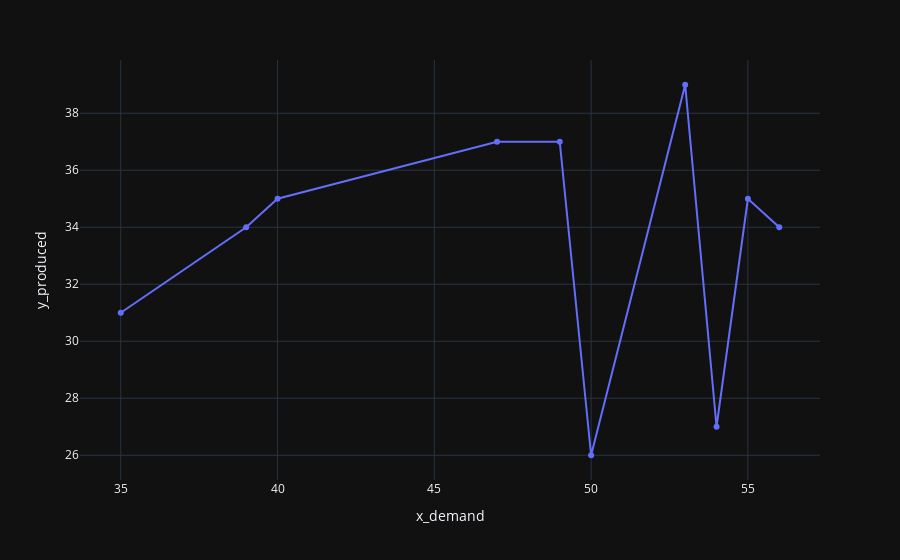
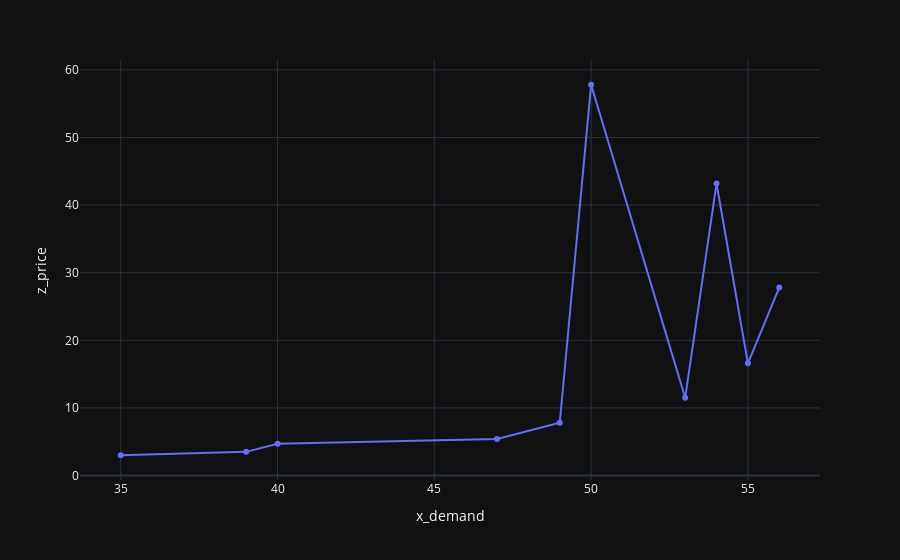

Notebook source saved alongside these figures, in order:
### Code cell
x_demand_y_produced = px.scatter(
    df,
    x=df.x_demand,
    y=df.y_produced,
    trendline="lowess",
    trendline_options=dict(frac=0.1),
)
x_demand_y_produced.show()

x_demand_z_price = px.scatter(
    df,
    x=df.x_demand,
    y=df.z_price,
    trendline="lowess",
    trendline_options=dict(frac=0.1),
)
x_demand_z_price.show()

### Figure 1 — Plotly figure (JSON) as saved in the notebook; plotly's stock layout.template omitted (floating-point values rounded to 4 significant figures)
{"data": [{"hovertemplate": "x_demand=%{x}<br>y_produced=%{y}<extra></extra>", "legendgroup": "", "marker": {"color": "#636efa", "symbol": "circle"}, "mode": "markers", "name": "", "orientation": "v", "showlegend": false, "x": [35, 39, 40, 47, 49, 53, 55, 56, 54, 50], "xaxis": "x", "y": [31, 34, 35, 37, 37, 39, 35, 34, 27, 26], "yaxis": "y", "type": "scatter"}, {"hovertemplate": "<b>LOWESS trendline</b><br><br>x_demand=%{x}<br>y_produced=%{y} <b>(trend)</b><extra></extra>", "legendgroup": "", "marker": {"color": "#636efa", "symbol": "circle"}, "mode": "lines", "name": "", "showlegend": false, "x": [35, 39, 40, 47, 49, 50, 53, 54, 55, 56], "xaxis": "x", "y": [31.0, 34.0, 35.0, 37.0, 37.0, 26.0, 39.0, 27.0, 35.0, 34.0], "yaxis": "y", "type": "scatter"}], "layout": {"xaxis": {"anchor": "y", "domain": [0.0, 1.0], "title": {"text": "x_demand"}}, "yaxis": {"anchor": "x", "domain": [0.0, 1.0], "title": {"text": "y_produced"}}, "legend": {"tracegroupgap": 0}, "margin": {"t": 60}}}

### Figure 2 — Plotly figure (JSON) as saved in the notebook; plotly's stock layout.template omitted (floating-point values rounded to 4 significant figures)
{"data": [{"hovertemplate": "x_demand=%{x}<br>z_price=%{y}<extra></extra>", "legendgroup": "", "marker": {"color": "#636efa", "symbol": "circle"}, "mode": "markers", "name": "", "orientation": "v", "showlegend": false, "x": [35, 39, 40, 47, 49, 53, 55, 56, 54, 50], "xaxis": "x", "y": [3.0, 3.5, 4.7, 5.4, 7.8, 11.5, 16.6, 27.8, 43.2, 57.8], "yaxis": "y", "type": "scatter"}, {"hovertemplate": "<b>LOWESS trendline</b><br><br>x_demand=%{x}<br>z_price=%{y} <b>(trend)</b><extra></extra>", "legendgroup": "", "marker": {"color": "#636efa", "symbol": "circle"}, "mode": "lines", "name": "", "showlegend": false, "x": [35, 39, 40, 47, 49, 50, 53, 54, 55, 56], "xaxis": "x", "y": [3.0, 3.5, 4.7, 5.4, 7.8, 57.8, 11.5, 43.2, 16.6, 27.8], "yaxis": "y", "type": "scatter"}], "layout": {"xaxis": {"anchor": "y", "domain": [0.0, 1.0], "title": {"text": "x_demand"}}, "yaxis": {"anchor": "x", "domain": [0.0, 1.0], "title": {"text": "z_price"}}, "legend": {"tracegroupgap": 0}, "margin": {"t": 60}}}
